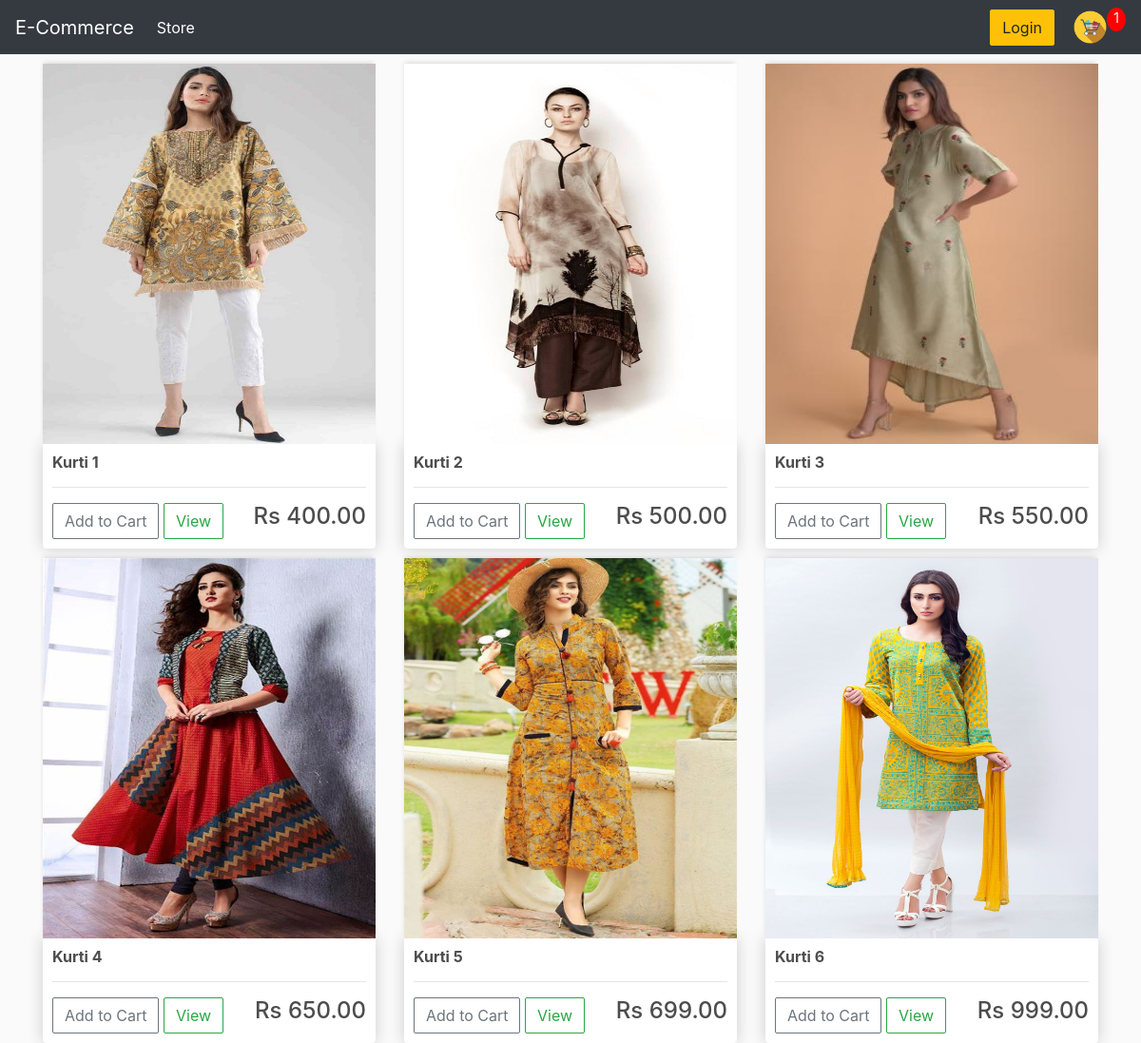
The page / (signed in) on the database its author committed.
### store/models.py (models this page shows, shortened)
class Product(models.Model):
    name = models.CharField(max_length=200, null=True)
    price = models.DecimalField(max_digits=7,decimal_places=2)
    digital = models.BooleanField(default=False, null=True, blank=False)
    image = models.ImageField(null=True, blank=True)
    @property
    def imageURL(self):
        try :
            url = self.image.url
        except:
            url = ''
        return url

### store/views.py (the view)
# urls.py: path('',include('store.urls')),
def store(request):
    data = cartData(request)
    cartItems = data['cartItems']
    products = Product.objects.all()
    context = {"products": products,'cartItems':cartItems}
    return render(request,'store/store.html', context)

### store/models.py (called while the page is built)
    @property
    def get_cart_items(self):
        orderitems = self.orderitem_set.all()
        total = sum([item.quantity for item in orderitems])
        return total

### store/utils.py (called while the page is built)
def cartData(request):
    if request.user.is_authenticated:
        customer = request.user.customer
        order, created = Order.objects.get_or_create(customer= customer, complete= False)
        items = order.orderitem_set.all()
        cartItems = order.get_cart_items
    else:
        cookieData = cookieCart(request)
        cartItems = cookieData['cartItems']
        order = cookieData['order']
        items = cookieData['items']
    return {'cartItems':cartItems, 'order':order,'items':items}

### store/templates/store/store.html
{% extends 'store/Main.html' %}
{% load static %}
{% block content%}
<html>
<body>
    <div class="row">
        {% for product in products %}
        <div class="col-lg-4 col-sm-6">
            <img class="thumbnail" src="{{product.imageURL}}">
            <div class="box-element product">
                <h6><strong>{{ product.name }}</strong></h6>
                <hr>
                <button data-product={{product.id}} data-action="add" class="btn btn-outline-secondary add-btn  update-cart">
                    Add to Cart
                </button>
                <a class="btn btn-outline-success" href="#">View</a>
                <h4 style="display: inline-block;float: right ">
                    Rs {{product.price|floatformat:2}}
                </h4>
            </div>
        </div>
        {% endfor %}
    </div>
</body>
</html>
{% endblock content %}

### static/css/styles.css (style rules this page uses)
body { background-color: hsl(0, 0%, 98%); }
h1,h2,h3,h4,h5,h6 { color:hsl(0, 0%, 30%); }
.box-element { box-shadow:hsl(0, 0%, 80%) 0 0 16px; background-color: #fff; border-radius: 4px; padding: 10px; }
.thumbnail { width: 100%; height: 400px; -webkit-box-shadow: -1px -3px 5px -2px rgba(214,214,214,1); -moz-box-shadow: -1px -3px 5px -2px rgba(214,214,214,1); box-shadow: -1px -3px 5px -2px rgba(214,214,214,1); }
.product { border-radius: 0 0 4px 4px; }
.col-lg-4, .col-lg-6, .col-lg-8, .col-lg-12 { margin-top: 10px; }
.btn { border-radius: 2px; transition: .25s; align-items: center; justify-content: center; position: relative; }

### rows shown on the page
Product: imageURL (picture), name "Kurti 1", price "400.00"
Product: imageURL (picture), name "Kurti 2", price "500.00"
Product: imageURL (picture), name "Kurti 3", price "550.00"
Product: imageURL (picture), name "Kurti 4", price "650.00"
Product: imageURL (picture), name "Kurti 5", price "699.00"
Product: imageURL (picture), name "Kurti 6", price "999.00"

### other values the page prints
{{ cartItems }} "1"
